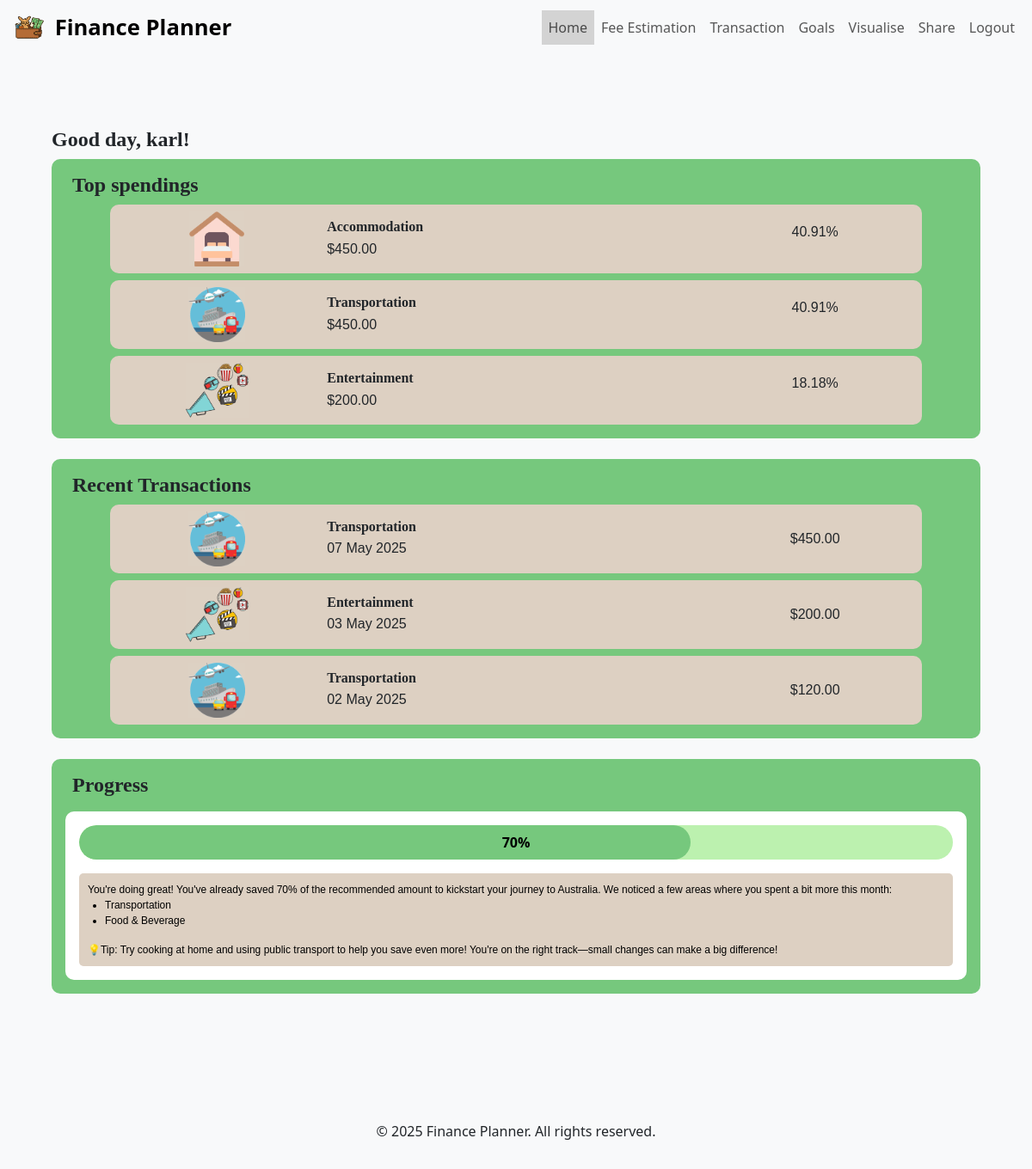
The page / (signed in) on the database its author committed.
### app/models/user.py (models this page shows, shortened)
class User(db.Model, UserMixin):
    __tablename__ = "users"
    id = db.Column(db.Integer, primary_key=True)
    username = db.Column(db.String(80), unique=True, nullable=False)
    email = db.Column(db.String(120), unique=True, nullable=False)
    password = db.Column(db.String(120), nullable=False)
    gender = db.Column(db.String(10), nullable=True)
    role = db.Column(db.String(20), default="user")
    spendings = db.relationship("Spending", backref="user", lazy=True)
    goals = db.relationship("Goal", backref="user", lazy=True)
    posts = db.relationship("Post", backref="author", lazy=True)

### app/models/spending.py (models this page shows, shortened)
class Spending(db.Model):
    __tablename__ = "spendings"
    id = db.Column(db.Integer, primary_key=True)
    user_id = db.Column(db.Integer, db.ForeignKey("users.id"), nullable=False)
    amount = db.Column(db.Float, nullable=False)
    date = db.Column(db.DateTime, nullable=False)
    description = db.Column(db.String(200))
    category_id = db.Column(db.Integer, db.ForeignKey("categories.id"), nullable=False)
    @staticmethod
    def get_3_largest_spendings(user_id, limit=3):
        spendings = (
            Spending.query.filter_by(user_id=user_id)
            .order_by(Spending.amount.desc())
            .limit(limit)
            .all()
        )
        return spendings  # Always return a list
    @staticmethod
    def get_3_most_recent_transactions(user_id, limit=3):
        transactions = (
            Spending.query.filter_by(user_id=user_id)
            .order_by(Spending.date.desc())
            .limit(limit)
            .all()
        )
        return transactions  # Always return a list

### app/models/categories.py (models this page shows, shortened)
class Category(db.Model):
    __tablename__ = "categories"
    id = db.Column(db.Integer, primary_key=True)
    category = db.Column(db.String(50), nullable=False, unique=True)
    budget = db.Column(db.Float, nullable=False)
    lifestyle = db.Column(db.String(20), nullable=False)
    icon = db.Column(db.String(100), nullable=True)  # Optional image URL
    spendings = db.relationship("Spending", backref="category", lazy=True)

### app/routes/main.py (the view)
@bp.route("/")
def index():
    top_spendings = []
    recent_transactions = []
    username = None
    total = 0  # Initialize total to ensure it's always defined
    if current_user.is_authenticated:
        username = current_user.username
        top_spendings = Spending.get_3_largest_spendings(current_user.id)
        recent_transactions = Spending.get_3_most_recent_transactions(current_user.id)
        total = sum(spend.amount for spend in top_spendings)
    return render_template(
        "index.html",
        username=username,
        top_spendings=top_spendings,
        recent_transactions=recent_transactions,
        total=total
    )

### app/templates/index.html (shortened to what this page needs)
{% extends "base.html" %}
{% block content %}
    <section>
        {% if current_user.is_authenticated %}
        <h1 class="header_font">
            <strong> Good day, {{username}}!  </strong>
        </h1>
        {% endif %}
    </section>
    <section>
        {% if current_user.is_authenticated %}
        <div class="container-fluid mb-4" style="background-color: #76c87d; border-radius: 10px; padding: 1rem;">
            <h2 class="header_font ms-2">
                <strong>Top spendings</strong>
            </h2>
            {% if top_spendings %}
                {% for spend in top_spendings %}
                <div class="row justify-content-center align-items-center mx-auto mt-2"
                    style="background-color: #ddd0c2; width: 90%; border-radius: 10px; padding: 0.5rem;">
                    <div class="col-3 d-flex align-items-center justify-content-center" style="padding: 0;">
                        <img
                            src="{{ url_for('static', filename='image/icon/' + spend.category.icon) }}"
                            alt="{{ spend.category.category }}"
                            style="max-height: 4rem;"
                        >
                    </div>
                    <div class="col-6 d-flex flex-column justify-content-center">
                        <h3 class="header_font mb-1 fs-6 smaller_font">
                            <strong>{{ spend.category.category }}</strong>
                        </h3>
                        <p class="text_font mb-0 fs-6 smaller_font">
                            ${{ '%.2f'|format(spend.amount) }}
                        </p>
                    </div>
                    <div class="col-3 d-flex align-items-center justify-content-center text_font fs-6 smaller_font">
                        {% if total and total > 0 %}
                            <p>{{ '%.2f'|format((spend.amount / total) * 100) }}%</p>
                        {% else %}
                            <p>N/A</p>
                        {% endif %}
                    </div>
                </div>
                {% endfor %}
            {% else %}
                <p class="text-center text_font mt-3 fs-5">No spendings available to display.</p>
            {% endif %}
        </div>
        {% endif %}
    </section>
    <section>
        {% if current_user.is_authenticated %}
        <div class="container-fluid mb-4" style="background-color: #76c87d; border-radius: 10px; padding: 1rem;">
            <h2 class="header_font ms-2">
                <strong>Recent Transactions</strong>
            </h2>
            {% if recent_transactions and recent_transactions|length > 0 %}
                {% for transaction in recent_transactions %}
                <div class="row justify-content-center align-items-center mx-auto mt-2"
                     style="background-color: #ddd0c2; width: 90%; border-radius: 10px; padding: 0.5rem;">
                    <div class="col-3 d-flex align-items-center justify-content-center" style="padding: 0;">
                        <img
                            src="{{ url_for('static', filename='image/icon/' + transaction.category.icon) }}"
                            alt="{{ transaction.category.category }}"
                            style="max-height: 4rem;"
                        >
                    </div>
                    <div class="col-6 d-flex flex-column justify-content-center">
                        <h3 class="header_font mb-1 fs-6 smaller_font">
                            <strong>{{ transaction.category.category }}</strong>
                        </h3>
                        <p class="text_font mb-0 fs-6 smaller_font">
                            {{ transaction.date.strftime('%d %B %Y') }}
                        </p>
                    </div>
                    <div class="col-3 d-flex align-items-center justify-content-center text_font fs-6 smaller_font">
                        ${{ '%.2f'|format(transaction.amount) }}
                    </div>
                </div>
                {% endfor %}
            {% else %}
                <p class="text-center text_font mt-3 fs-5">No recent transactions available.</p>
            {% endif %}
        </div>
        {% endif %}
    </section>
    <section>
        {% if current_user.is_authenticated %}
        <div class="container-fluid mb-4" style="background-color: #76c87d; border-radius: 10px; padding: 1rem;">
            <h2 class="header_font ms-2">
                <strong>Progress</strong>
            </h2>
            <div class="container mx-auto mt-3" style="background-color: white; border-radius: 10px; padding: 1rem;">
                <div class="custom-progress mb-3">
                    <div class="custom-progress-fill" style="width: 70%;"></div>
                    <span class="custom-progress-text">70%</span>
                </div>
                <div class="text_font" style="text-align: justify; color: black; background-color: #ddd0c2; border-radius: 5px;padding: 10px;">
                    You're doing great! You've already saved <span>70%</span>  of the recommended amount to kickstart your journey to Australia.
                    We noticed a few areas where you spent a bit more this month:
                    <ul style="list-style-type: disc; padding-left: 20px;">
                        <li>Transportation</li>
                        <li>Food & Beverage</li>
                    </ul>
                    💡Tip: Try cooking at home and using public transport to help you save even more!
                    You're on the right track—small changes can make a big difference!
                </div>
            </div>
        </div>
        {% endif %}
    </section>
{% endblock %}

### app/templates/base.html (shortened to what this page needs)
<!DOCTYPE html>
<html lang="en">
<head>
    <link href="https://cdn.jsdelivr.net/npm/bootstrap@5.3.0/dist/css/bootstrap.min.css" rel="stylesheet">
    <link rel="stylesheet" href="{{ url_for('static', filename='css/style.css') }}">
    {% set scripts = ['js/behaviour.js', 'js/share.js', 'js/upload.js', 'js/visualise.js'] %}
</head>
<body>
    <nav class="navbar navbar-expand-lg navbar-light bg-light" style="margin-bottom: 0px;">
        <div class="container-fluid">
            <a class="navbar-brand" href="{{ url_for('main.index') }}" style="font-size: 1.6rem;">
                <img src="{{ url_for('static', filename='image/logo.png') }}" alt="logo" width="45" height="36" class="d-inline-block align-text-top">
                Finance Planner
            </a>
            <div class="navbar-collapse collapse" id="navbarNav">
                <ul class="navbar-nav ms-auto">
                    <li class="nav-item {% if request.endpoint=='main.index' %}myActive{% endif %}"><a class="nav-link" href="{{ url_for('main.index') }}">Home</a></li>
                    <li class="nav-item {% if request.endpoint=='est.estimation' %}myActive{% endif %}"><a class="nav-link" href="{{ url_for('est.estimation') }}">Fee Estimation</a></li>
                    <li class="nav-item {% if request.endpoint=='trans.transaction' %}myActive{% endif %}"><a class="nav-link" href="{{ url_for('trans.transaction') }}">Transaction</a></li>
                    {% if current_user.is_authenticated %}
                        <li class="nav-item {% if request.endpoint == 'goals.goals' %}myActive{% endif %}"><a class="nav-link" href="{{ url_for('goals.goals') }}">Goals</a></li>
                        <li class="nav-item {% if request.endpoint == 'visualise.visualise' %}myActive{% endif %}"><a class="nav-link" href="{{ url_for('visualise.visualise') }}">Visualise</a></li>
                        <li class="nav-item {% if request.endpoint == 'share.share' %}myActive{% endif %}"><a class="nav-link" href="{{ url_for('share.share') }}">Share</a></li>
                        <li class="nav-item {% if request.endpoint == 'auth.logout' %}myActive{% endif %}"><a class="nav-link" href="{{ url_for('auth.logout') }}">Logout</a></li>
                    {% else %}
                        <li class="nav-item skip"><a class="nav-link" href="{{ url_for('auth.login') }}">Login</a></li>
                        <li class="nav-item skip"><a class="nav-link" href="{{ url_for('auth.register') }}">Register</a></li>
                    {% endif %}
                </ul>
            </div>
        </div>
    </nav>
    <div class="container-fluid mt-4" style=" width: 100%; padding: 5%;">
        {% block content %}{% endblock %}
    </div>
    <footer class="bg-light text-center py-3 mt-5">
        <p>© 2025 Finance Planner. All rights reserved.</p>
    </footer>
</body>
</html>

### app/static/css/style.css (style rules this page uses)
.header_font { font-family: Georgia, 'Times New Roman', Times, serif; font-size: 1.5rem; }
.text_font { font-family: Verdana, Geneva, Tahoma, sans-serif; font-size: 0.75rem; }
body { background-color: #f8f9fa; }
.navbar-brand { font-weight: bold; }
.myActive { background-color: #d3d3d3 !important; padding:0rem; margin-top:0rem; }
footer { position: relative; bottom: 0; width: 100%; }
.custom-progress { position: relative; background-color: #bcf1af; border-radius: 20px; height: 2.5rem; width: 100%; overflow: hidden; }
.custom-progress-fill { background-color: #76c87d; height: 100%; border-radius: 20px; transition: width 0.4s ease; }
.custom-progress-text { position: absolute; top: 50%; left: 50%; transform: translate(-50%, -50%); font-weight: bold; color: black; z-index: 1; font-size: 1rem; }

### rows shown on the page
User: username "karl"
Spending: icon (picture), category.category "Accommodation", amount "450.00", (spend.amount/total)*100 "40.91"
Spending: icon (picture), category.category "Transportation", amount "450.00", (spend.amount/total)*100 "40.91"
Spending: icon (picture), category.category "Entertainment", amount "200.00", (spend.amount/total)*100 "18.18"
Spending: icon (picture), amount "120.00"
